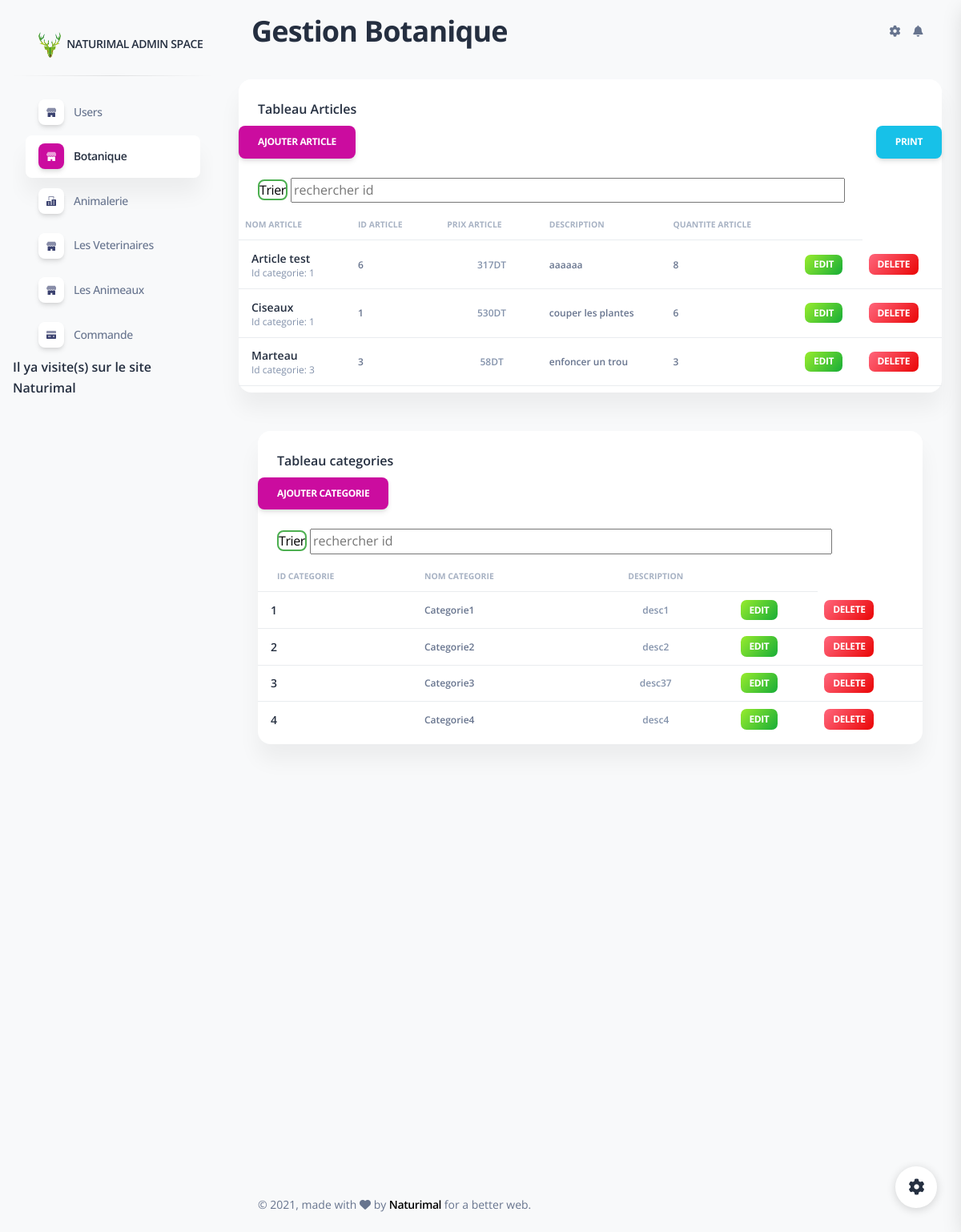
Screenshot of /views/Back/SortArticlesAd.php with the database file from the repository.
### tables this page shows
CREATE TABLE `articlejardinage` (
  `IdArticle` int(10) NOT NULL,
  `IdCategorie` int(10) NOT NULL,
  `NomArticle` varchar(150) NOT NULL,
  `ImageArticle` varchar(200) NOT NULL,
  `DescriptionArticle` varchar(200) DEFAULT NULL,
  `PrixArticle` float NOT NULL,
  `QuantiteArticle` int(15) NOT NULL
);

CREATE TABLE `categorie` (
  `IdCategorie` int(10) NOT NULL,
  `NomCategorie` varchar(30) NOT NULL,
  `Description` varchar(150) NOT NULL
);

### Controller/articles jardinageC.php (called while the page is built, shortened)
<?php
    class articles_JardinageC{
        public function TriArticlesAd(){
            try{
                $pdo=getConnexion();
                $query=$pdo->prepare("SELECT * FROM articlejardinage ORDER BY NomArticle ");
                $query->execute();
                return $query->fetchAll();
            }
            catch (PDOException $e) {
                $e->getMessage();
            }
        }
    }

### Controller/categorieC.php (called while the page is built, shortened)
<?php
    class categorieC{
        public function afficherCategories() {
            try {
                $pdo = getConnexion();
                $query = $pdo->prepare(
                    'SELECT * FROM categorie'
                );
                $query->execute();
                return $query->fetchAll();
            } catch (PDOException $e) {
                $e->getMessage();
            }
        }
    }

### views/Back/SortArticlesAd.php (the view, shortened to what this page needs)
<?php
  include_once "../../Controller/articles jardinageC.php";
  include_once "../../Controller/categorieC.php";
?>
<html lang="en">
<head>
  <link href="../assets/css/nucleo-icons.css" rel="stylesheet" />
  <link href="../assets/css/nucleo-svg.css" rel="stylesheet" />
  <link href="../assets/css/nucleo-svg.css" rel="stylesheet" />
  <link id="pagestyle" href="../assets/css/soft-ui-dashboard.css?v=1.0.1" rel="stylesheet"/>
  <link rel="stylesheet" type="text/css" href="print.css" media="print"/>
</head>
<body class="g-sidenav-show  bg-gray-100">
  <aside class="sidenav navbar navbar-vertical navbar-expand-xs border-0 border-radius-xl my-3 fixed-left ms-3" id="sidenav-main">
    <div class="sidenav-header">
      <a class="navbar-brand m-0" >
        <img src="img/logo.png" class="navbar-brand-img h-100 w-15" alt="...">
        <span class="ms-1 font-weight-bold"> NATURIMAL ADMIN SPACE</span>
      </a>
    </div>
    <hr class="horizontal dark mt-0">
    <div class="collapse navbar-collapse  w-auto" id="sidenav-collapse-main">
      <ul class="navbar-nav">
      <li class="nav-item">
                <a class="nav-link  " href="Users.php">
                    <div class="icon icon-shape icon-sm shadow border-radius-md bg-white text-center me-2 d-flex align-items-center justify-content-center">
                    </div>
                    <span class="nav-link-text ms-1">Users</span>
                </a>
            </li>
        <li class="nav-item">
          <a class="nav-link  active" href="AfficherBotaniqueAd.php">
          <div class="icon icon-shape icon-sm shadow border-radius-md bg-white text-center me-2 d-flex align-items-center justify-content-center">
                    </div>
                    <span class="nav-link-text ms-1">Botanique</span>
                </a>
          </li>
        <li class="nav-item">
          <a class="nav-link " href="../Back/afficher.php">
            <div class="icon icon-shape icon-sm shadow border-radius-md bg-white text-center me-2 d-flex align-items-center justify-content-center">
            </div>
            <span class="nav-link-text ms-1">Animalerie</span>
          </a>
          <li class="nav-item">
                <a class="nav-link  " href="AfficherVeterinaire.php">
                    <div class="icon icon-shape icon-sm shadow border-radius-md bg-white text-center me-2 d-flex align-items-center justify-content-center">
                    </div>
                    <span class="nav-link-text ms-1">Les Veterinaires</span>
                </a>
            </li>
            <li class="nav-item">
                <a class="nav-link  " href="AfficherAnimal.php">
                    <div class="icon icon-shape icon-sm shadow border-radius-md bg-white text-center me-2 d-flex align-items-center justify-content-center">
                    </div>
                    <span class="nav-link-text ms-1">Les Animeaux</span>
                </a>
            </li>
        </li>
        <li class="nav-item">
                <a class="nav-link  " href="commande_reclamation.php">
                    <div class="icon icon-shape icon-sm shadow border-radius-md bg-white text-center me-2 d-flex align-items-center justify-content-center">
                    </div>
                    <span class="nav-link-text ms-1">Commande</span>
                </a>
         </li>
       <li>
        <?php
                $vues=nombre_vues();
        ?>
         <h6>Il ya <?= $vues ?> visite(s) sur le site Naturimal </h6>
        </li>
      </ul>
    </div>
  </aside>
  <main class="main-content mt-1 border-radius-lg">
    <nav class="navbar navbar-main navbar-expand-lg px-0 mx-4 shadow-none border-radius-xl" id="navbarBlur" navbar-scroll="true">
      <div class="container-fluid py-1 px-3">
        <nav aria-label="breadcrumb">
                  <h2 class="font-weight-bolder mb-0">Gestion Botanique</h2>
        </nav>
       <br>
          <ul class="navbar-nav  justify-content-end">
            <li class="nav-item px-3 d-flex align-items-center">
              <a href="javascript:;" class="nav-link text-body p-0">
                <i class="fa fa-cog fixed-plugin-button-nav cursor-pointer"></i>
              </a>
            </li>
            <li class="nav-item dropdown pe-2 d-flex align-items-center">
              <a href="javascript:;" class="nav-link text-body p-0" id="dropdownMenuButton" data-bs-toggle="dropdown" aria-expanded="false">
                <i class="fa fa-bell cursor-pointer"></i>
              </a>
            </li>
          </ul>
        </div>
    </nav>
    <div class="container-fluid py-4">
      <div class="row">
        <div class="col-12">
          <div class="card mb-4">
            <div class="card-header pb-0" id="Tableauarticles">
              <h6>Tableau Articles</h6>
              <a onclick="window.print();"class="btn btn-info" id="print-btn" style="position: absolute; right: 0;">Print</a>
            </div>
            <div id="Ajouterarticle">
              <a href="AjouterArticleJardinageAd.php" class="btn btn-primary">Ajouter article</a>
            </div>
              <div class="card-body px-0 pt-0 pb-2">
              <div class="table-responsive p-0">
          <div class="container my-2">
          <span><a href="SortArticlesAd.php" style="border-radius: 8px; background-color: white;color: black; border: 2px solid #4CAF50;" id="Trier">Trier</a></span>
               <input class="col-10" type="text" name="AfficherClasse" onkeyup="myFunction1()" placeholder="rechercher id" id="myInput1">
         </div>
                <table class="table align-items-center mb-0" id="mytable1">
                  <thead>
                    <tr>
                      <th class="text-uppercase text-secondary text-xxs font-weight-bolder opacity-7 ps-2">Nom Article</th>
                      <th class="text-uppercase text-secondary text-xxs font-weight-bolder opacity-7 ps-2">Id Article</th>
                      <th class="text-uppercase text-secondary text-xxs font-weight-bolder opacity-7 ps-2">Prix Article</th>
                      <th class="text-uppercase text-secondary text-xxs font-weight-bolder opacity-7 ps-2">Description</th>
                      <th class="text-uppercase text-secondary text-xxs font-weight-bolder opacity-7 ps-2">Quantite Article</th>
                      <th class="text-secondary opacity-7"></th>
                    </tr>
                  </thead>
                  <?php
                  $art=new articles_jardinageC();
                  $liste=$art->TriArticlesAd();
                  foreach($liste as $aux) {?>
                       <tbody>
                      <td>
                        <div class="d-flex px-2 py-1">
                          <div class="d-flex flex-column justify-content-center">
                            <h6 class="mb-0 text-sm"><?php echo $aux["NomArticle"];?></h6>
                            <p class="text-xs text-secondary mb-0"><?php echo "Id categorie: ".$aux["IdCategorie"];?></p>
                          </div>
                        </div>
                      </td>
                      <td>
                        <p class="text-xs font-weight-bold mb-0"><?php echo $aux["IdArticle"];?></p>
                      </td>
                      <td class="align-middle text-center">
                        <span class="text-secondary text-xs font-weight-bold"><?php echo $aux["PrixArticle"]."DT";?></span>
                      </td>
                      <td>
                        <p class="text-xs font-weight-bold mb-0"><?php echo $aux["DescriptionArticle"];?></p>
                      </td>
                      <td>
                        <p class="text-xs font-weight-bold mb-0"><?php echo $aux["QuantiteArticle"];?></p>
                      </td>
                      <td class="align-middle">
                      <a class="badge badge-sm bg-gradient-success" href="ModifierArticleJardinage.php?IdArticle=<?= $aux['IdArticle']?>" class="text-secondary font-weight-bold text-xs" data-toggle="tooltip" data-original-title="Edit user" id="Edit">
                      Edit
                    </a>
                      </td>
                      <td class="align-middle">
                      <a class="badge badge-sm bg-gradient-danger" onclick="return confirm('vous êtes sûr ?')" href="SupprimerArticleJardinage.php?IdArticle=<?= $aux['IdArticle']?>" class="text-secondary font-weight-bold text-xs" data-toggle="tooltip" data-original-title="delete article" id="Delete">
                      Delete
                        </a>
                      </td>
                    </tbody>
                    <?php
                    }
                     echo("</tr></table>");
                     ?>
              </div>
            </div>
          </div>
        </div>
      </div>
      <div class="container-fluid py-4">
      <div class="row">
        <div class="col-12">
          <div class="card mb-4">
            <div class="card-header pb-0" id="Tableaucategories">
              <h6>Tableau categories</h6>
            </div>
            <div>
              <a href="AjouterCategorieAd.php" id="AjouterCategorie" class="btn btn-primary">Ajouter Categorie</a>
            </div>
            <div class="card-body px-0 pt-0 pb-2">
              <div class="table-responsive p-0">
              <div class="container my-2">
          <span><a href="SortCategoriesAd.php" style="border-radius: 8px; background-color: white;color: black; border: 2px solid #4CAF50;" id="Trier">Trier</a></span>
             <input class="col-10" type="text" name="AfficherClasse" onkeyup="myFunction2()" placeholder="rechercher id" id="myInput2">
         </div>
                <table class="table align-items-center mb-0" id="mytable2">
                  <thead>
                    <tr>
                      <th class="text-uppercase text-secondary text-xxs font-weight-bolder opacity-7">Id Categorie</th>
                      <th class="text-uppercase text-secondary text-xxs font-weight-bolder opacity-7 ps-2">Nom Categorie</th>
                      <th class="text-center text-uppercase text-secondary text-xxs font-weight-bolder opacity-7">Description</th>
                      <th class="text-secondary opacity-7"></th>
                    </tr>
                  </thead>
                  <?php
                  $cat=new categorieC();
                  $liste=$cat->afficherCategories();
                  foreach($liste as $row) {?>
                    <tbody>
                    <tr>
                      <td>
                        <div class="d-flex px-2 py-1">
                          <div class="d-flex flex-column justify-content-center">
                            <h6 class="mb-0 text-sm" ><?php echo $row["IdCategorie"];?></h6>
                          </div>
                        </div>
                      </td>
                      <td>
                        <p class="text-xs font-weight-bold mb-0"><?php echo $row["NomCategorie"];?></p>
                      </td>
                      <td class="align-middle text-center">
                        <span class="text-secondary text-xs font-weight-bold"><?php echo $row["Description"];?></span>
                      </td>
                     <td class="align-middle">
                        <a class="badge badge-sm bg-gradient-success" href="ModifierCategorie.php?IdCategorie=<?= $row['IdCategorie']?>" class="text-secondary font-weight-bold text-xs" data-toggle="tooltip" data-original-title="Edit categorie" id="Edit">
                          Edit
                        </a>
                      </td>
                      <td class="align-middle">
                        <a class="badge badge-sm bg-gradient-danger" onclick="return confirm('vous êtes sûr ?')" href="SupprimerCategorie.php?IdCategorie=<?=$row['IdCategorie']?>" class="text-secondary font-weight-bold text-xs" data-toggle="tooltip" data-original-title="delete categorie" id="Delete">
                          Delete
                        </a>
                      </td>
                    </tr>
                    </tbody>
                    <?php
                    }
                     echo("</tr></table>");
                     ?>
              </div>
            </div>
          </div>
        </div>
      </div>
      </div>
      <div id="piechart" style="width: 900px; height: 500px;"></div>
      <footer class="footer pt-3">
        <div class="container-fluid">
          <div class="row align-items-center justify-content-lg-between">
            <div class="col-lg-6 mb-lg-0 mb-4">
              <div class="copyright text-center text-sm text-muted text-lg-left">
                © ,
                made with <i class="fa fa-heart"></i> by
                <a href="https://www.creative-tim.com" class="font-weight-bold" target="_blank">Naturimal</a>
                for a better web.
              </div>
            </div>
          </div>
        </div>
      </footer>
    </div>
  </main>
  <div class="fixed-plugin">
    <a class="fixed-plugin-button text-dark position-fixed px-3 py-2">
      <i class="fa fa-cog py-2"> </i>
    </a>
  </div>
</body>
</html>

### views/assets/css/nucleo-svg.css (style rules this page uses)
.icon { display: inline-block; color: #111111; height: 1em; width: 1em; }
.icon-sm { height: 0.8em; width: 0.8em; }
.icon { fill: currentColor; stroke: none; }

### views/Back/print.css (style rules this page uses)
#print-btn { display:none; visibility:none; }
#Ajouterarticle { display:none; visibility:none; }
#Trier { display:none; visibility:none; }
#myInput1 { display:none; visibility:none; }
#myInput2 { display:none; visibility:none; }
#AjouterCategorie { display:none; visibility:none; }
#Tableaucategories { display:none; visibility:none; }
#Tableauarticles { display:none; visibility:none; }
#Edit { display:none; visibility:none; }
#Delete { display:none; visibility:none; }

### rows the page displays
articlejardinage: NomArticle "Article test", IdCategorie "1", IdArticle "6", PrixArticle "317", DescriptionArticle "aaaaaa", QuantiteArticle "8"
articlejardinage: NomArticle "Ciseaux", IdCategorie "1", IdArticle "1", PrixArticle "530", DescriptionArticle "couper les plantes", QuantiteArticle "6"
articlejardinage: NomArticle "Marteau", IdCategorie "3", IdArticle "3", PrixArticle "58", DescriptionArticle "enfoncer un trou", QuantiteArticle "3"
categorie: IdCategorie "1", NomCategorie "Categorie1", Description "desc1"
categorie: IdCategorie "2", NomCategorie "Categorie2", Description "desc2"
categorie: IdCategorie "3", NomCategorie "Categorie3", Description "desc37"
categorie: IdCategorie "4", NomCategorie "Categorie4", Description "desc4"
